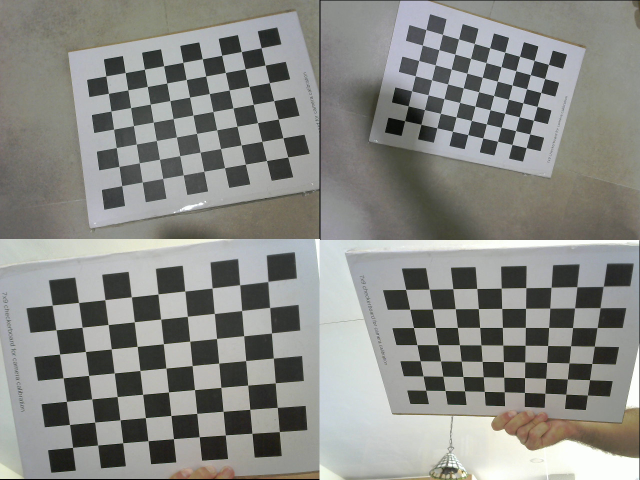
#> input picture aruco/calib_images/calibration.jpg, 1280 x 960 px, given in place of the camera (shown at 1/2 size)
$ python aruco_tracker_esa.py
#> lines starting #> are read from the running program, lines starting #| are printed output that depends on the picture; after the words box and inside, x2 and y2 are one past the last pixel; in counts of white or black regions, pixels touching at a corner belong together

import numpy as np
import cv2
import cv2.aruco as aruco
import glob
from xml.dom import minidom


# checkerboard Dimensions
cbrow = 9
cbcol = 7
printmarker3dPOSE = True

imagefolder='images'
#Reads items
mydoc = minidom.parse('items.xml')
#> (reads aruco/items.xml from the repository)
items = mydoc.getElementsByTagName('marker')
MarkersSize = mydoc.getElementsByTagName('markerssize')

markerssize = 0.10 # meters by default
if MarkersSize!=[]:
    if 'size' in MarkersSize[0].attributes:
        markerssize=float(MarkersSize[0].attributes['size'].value)


class newmarker_:
    file=-1
    markerid=""
    scale=1
    color=""

#Creates dictionary of markers (from items.xml)
dicts = []
for elem in items:
    d=newmarker_()
    for a in elem.attributes.values():
        setattr(d,a.name,a.value)
    dicts.append(d)

# [48 lines left out: functions getRepl, draw, not called in this run]


cap = cv2.VideoCapture(1)


# File storage in OpenCV
cv_file = cv2.FileStorage("calib_images/test.yaml", cv2.FILE_STORAGE_READ)

# Note : we also have to specify the type
# to retrieve otherwise we only get a 'None'
# FileNode object back instead of a matrix
mtx = cv_file.getNode("camera_matrix").mat()
dist = cv_file.getNode("dist_coeff").mat()


'''
####---------------------- CALIBRATION ---------------------------
# termination criteria for the iterative algorithm
criteria = (cv2.TERM_CRITERIA_EPS + cv2.TERM_CRITERIA_MAX_ITER, 30, 0.001)

# prepare object points, like (0,0,0), (1,0,0), (2,0,0) ....,(6,5,0)
# checkerboard of size (7 x 9) is used
objp = np.zeros((cbrow*cbcol,3), np.float32)
objp[:,:2] = np.mgrid[0:cbcol,0:cbrow].T.reshape(-1,2)

# arrays to store object points and image points from all the images.
objpoints = [] # 3d point in real world space
imgpoints = [] # 2d points in image plane.


# iterating through all calibration images
# in the folder
images = glob.glob('calib_images/*.png')

for fname in images:
    img = cv2.imread(fname)
    gray = cv2.cvtColor(img,cv2.COLOR_BGR2GRAY)

    # find the chess board (calibration pattern) corners
    ret, corners = cv2.findChessboardCorners(gray, (cbcol,cbrow),None)

    # if calibration pattern is found, add object points,
    # image points (after refining them)
    if ret == True:
        objpoints.append(objp)

        # Refine the corners of the detected corners
        corners2 = cv2.cornerSubPix(gray,corners,(11,11),(-1,-1),criteria)
        imgpoints.append(corners2)

        # Draw and display the corners
        img = cv2.drawChessboardCorners(img, (cbcol,cbrow), corners2,ret)


ret, mtx, dist, rvecs, tvecs = cv2.calibrateCamera(objpoints, imgpoints, gray.shape[::-1],None,None)
'''

###------------------ ARUCO TRACKER ---------------------------
cv2.namedWindow("frame", cv2.WND_PROP_FULLSCREEN)
while (True):
    ret, frame = cap.read()
#> frame is the input picture: shape (960, 1280, 3); mean B, G, R 133.3, 137.5, 136.8


    #frame=cv2.imread("images/boardsnoaxes.png", cv2.IMREAD_UNCHANGED) #you can process images offline


    # operations on the frame
    gray = cv2.cvtColor(frame, cv2.COLOR_BGR2GRAY)

    # set dictionary size depending on the aruco marker selected
    aruco_dict = aruco.Dictionary_get(aruco.DICT_6X6_250)

    # detector parameters can be set here (List of detection parameters[3])
    parameters = aruco.DetectorParameters_create()
    parameters.adaptiveThreshConstant = 10

    # lists of ids and the corners belonging to each id
    corners, ids, rejectedImgPoints = aruco.detectMarkers(gray, aruco_dict, parameters=parameters)
#> corners = (); ids = None; rejectedImgPoints = 160 items

    # font for displaying text (below)
    font = cv2.FONT_HERSHEY_SIMPLEX

    # check if the ids list is not empty
    # if no check is added the code will crash
    if np.all(ids != None):

        # estimate pose of each marker and return the values
        # rvec and tvec-different from camera coefficients
        rvec, tvec ,_ = aruco.estimatePoseSingleMarkers(corners, markerssize, mtx, dist)
        #(rvec-tvec).any() # get rid of that nasty numpy value array error


        length=0.1
        thickness=10
        thicknessSL=100

        for i in range(0, ids.size):
            # draw axis for the aruco markers
            #print (ids[i][0])

            markerelem = getRepl(ids[i][0])
            if markerelem.file==-1 or markerelem.file=='BGR':
                newfilR=-1
            else:
                newfilR = str(imagefolder)+'/'+str(markerelem.file)


            axis = np.float32([[0,0,0],[length,0,0], [0,length,0], [0,0,length]]).reshape(-1,3)
            imgpts, jac= cv2.projectPoints(axis, rvec[i], tvec[i], mtx, dist)
            imgpts = np.int32(imgpts).reshape(-1,2)

            if printmarker3dPOSE:
                print("Marker "+str(ids[i][0])+" tvec: "+str(tvec[i])+" rvec: "+str(rvec[i]))

            if newfilR=="BGR":
                color=markerelem.color
                if color=="red":
                    color=(0, 0, 255)
                elif color=="green":
                    color=(0, 255, 0)
                elif color=="blue":
                    color=(255, 0, 0)
                else:
                    color=color[1:len(color)-1]
                    color=tuple(map(int, color.split(', ')))
                length=1
                axis = np.float32([[0,0,0],[length,0,0], [0,length,0], [0,0,length]]).reshape(-1,3)
                imgpts, jac= cv2.projectPoints(axis, rvec[i], tvec[i], mtx, dist)
                imgpts = np.int32(imgpts).reshape(-1,2)

                cv2.line(frame, tuple(imgpts[0].ravel()), tuple(imgpts[3].ravel()), color, thicknessSL);
                #cv2.line(frame, tuple(imgpts[0].ravel()), tuple(imgpts[2].ravel()), (0, 255, 0), thicknessSL);
                #cv2.line(frame, tuple(imgpts[0].ravel()), tuple(imgpts[1].ravel()), (255, 0, 0), thicknessSL);
            elif newfilR!=-1:

                axis = np.float32([[0,0,0],[length,0,0], [0,length,0], [0,0,length]]).reshape(-1,3)
                imgpts, jac= cv2.projectPoints(axis, rvec[i], tvec[i], mtx, dist)
                imgpts = np.int32(imgpts).reshape(-1,2)

                scale=markerelem.scale#markerelem[1]
                if scale=="":
                    scale=1

                #im_src = cv2.imread(newfilR);
                print(newfilR)
                imreal = cv2.imread(newfilR, cv2.IMREAD_UNCHANGED);
                im_src=imreal[:,:,:3]

                transparentbg=False

                if imreal.shape[2]==4:
                    transparentbg=True
                    # Save the transparency channel alpha
                    *_, alpha = cv2.split(imreal)
                    gray_layer = cv2.cvtColor(imreal, cv2.COLOR_BGR2GRAY)
                    gray_layer[np.where((gray_layer>=0).all(axis=1))] = [255]
                    alpha=alpha/255
                    im_src[:,:,1]=im_src[:,:,1]*alpha
                    im_src[:,:,2]=im_src[:,:,2]*alpha
                    im_src[:,:,0]=im_src[:,:,0]*alpha

                    invertedmask=1-alpha


                #M, status=cv2.findHomography(axis, imgpts)


                corner_ = tuple(corners[0].ravel().reshape(-1,2))


                im_dst = frame
                size = im_src.shape

                # Create a vector of source points.

                pts_src = np.array(
                                   [
                                    [0,0],
                                    [int(size[1]), 0],
                                    [int(size[1]), int(size[0])],
                                    [0, int(size[0]) ]
                                    ],dtype=float
                                   )/scale;
                '''
                pts_src = np.array(
                                   [
                                    [-int(size[1]), -int(size[2])],
                                    [-int(size[1]), int(size[2])],
                                    [int(size[1]), int(size[2])],
                                    [int(size[1]), -int(size[2])]
                                    ],dtype=float
                                   )/1;

                '''


                midborder=((corner_[0]+corner_[3])/2)
                #offset=midborder-imgpts[0]
                offset=corner_[0]-imgpts[0]

                corner_2=list(corner_)
                for ni in range(0, 4):
                    corner_2[ni]=(corner_[ni]+5*offset)

                corner_=corner_2


                pts_dst = np.array([corner_[0]-400-int(2*size[1])/scale,corner_[1]-400-int(2*size[1])/scale,corner_[2]-400-int(2*size[2])/scale,corner_[3]-400-int(2*size[2])/scale])
                #get_four_points(im_dst)

                pts_dst = np.array([corner_[0],corner_[1],corner_[2],corner_[3]])#get_four_points(im_dst)

                mSize=markerssize*3


                objectPoints = np.float32([[0,0,0], [mSize, 0,0], [0,mSize,0], [0,0,mSize]]).reshape(-1,3)

                imgpts2, jac2= cv2.projectPoints(objectPoints, rvec[i], tvec[i], mtx, dist)
                imgpts2 = np.int32(imgpts2).reshape(-1,2)


                h, status = cv2.findHomography(pts_src, pts_dst);
                im_temp = cv2.warpPerspective(im_src, h, (im_dst.shape[1],im_dst.shape[0])) #image src over black

                if not transparentbg:

                    #cv2.fillConvexPoly(im_dst, pts_dst.astype(int), 0, 16);
                    invertedmask=np.zeros((im_src.shape[0],im_src.shape[1]), np.float32)

                im_tempmask = cv2.warpPerspective(invertedmask, h, (im_dst.shape[1],im_dst.shape[0]), borderMode=cv2.BORDER_CONSTANT, borderValue=(1,1,1)) #image src over white
                im_tempmask=im_tempmask/1

                im_dst[:,:,0]=frame[:,:,0]*im_tempmask
                im_dst[:,:,1]=frame[:,:,1]*im_tempmask
                im_dst[:,:,2]=frame[:,:,2]*im_tempmask


                im_dst=im_dst+im_temp
                frame=im_dst


            else:
                aruco.drawDetectedMarkers(frame, corners)
                #aruco.drawAxis(frame, mtx, dist, rvec[i], tvec[i], 0.1)


                #cv2.drawFrameAxes(frame, mtx, dist, rvec[i], tvec[i], length, thickness)

                cv2.line(frame, tuple(imgpts[0].ravel()), tuple(imgpts[1].ravel()), (0, 0, 255), thickness);
                cv2.line(frame, tuple(imgpts[0].ravel()), tuple(imgpts[2].ravel()), (0, 255, 0), thickness);
                cv2.line(frame, tuple(imgpts[0].ravel()), tuple(imgpts[3].ravel()), (255, 0, 0), thickness);


                '''
                #Deprecated: drawFrameAxes
                cv2.drawFrameAxes(frame, mtx, dist, rvec[i], tvec[i], length, thickness);
                '''
            cv2.imshow('frame',frame)
        # draw a square around the markers


        # code to show ids of the marker found
        strg = ''
        for i in range(0, ids.size):
            strg += str(ids[i][0])+', '

        cv2.putText(frame, "Id: " + strg, (0,64), font, 1, (0,255,0),2,cv2.LINE_AA)


    else:
        # code to show 'No Ids' when no markers are found
        cv2.putText(frame, "No Ids", (0,64), font, 1, (0,255,0),2,cv2.LINE_AA)
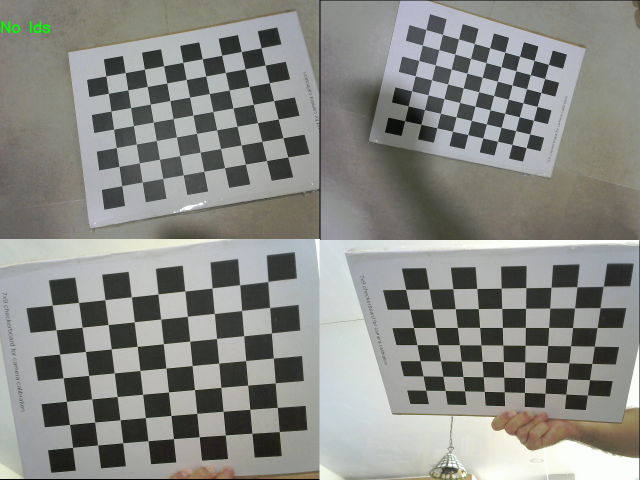
#> frame: shape (960, 1280, 3) (shown at 1/2 size); 0.09% of pixels changed, all inside (x1, y1, x2, y2) = (2, 41, 101, 67)

    # display the resulting frame
    cv2.imshow('frame',frame)
    if cv2.waitKey(1) & 0xFF == ord('q'):
#> (key q is pressed here)
        break

# When everything done, release the capture
cap.release()
cv2.destroyAllWindows()


# References
# 1. https://docs.opencv.org/3.4.0/d5/dae/tutorial_aruco_detection.html
# 2. https://docs.opencv.org/3.4.3/dc/dbb/tutorial_py_calibration.html
# 3. https://docs.opencv.org/3.1.0/d5/dae/tutorial_aruco_detection.html
